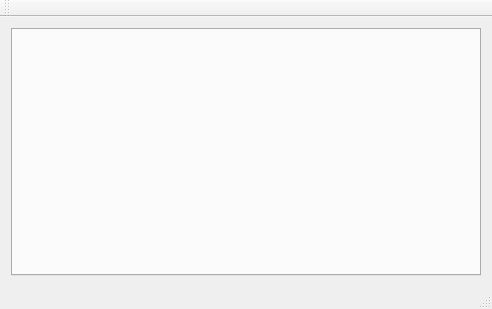
<?xml version="1.0" encoding="UTF-8"?>
<ui version="4.0">
 <class>MainWindow</class>
 <widget class="QMainWindow" name="MainWindow">
  <property name="geometry">
   <rect>
    <x>0</x>
    <y>0</y>
    <width>492</width>
    <height>309</height>
   </rect>
  </property>
  <property name="windowTitle">
   <string>MainWindow</string>
  </property>
  <widget class="QWidget" name="centralWidget">
   <layout class="QHBoxLayout" name="horizontalLayout_2">
    <item>
     <widget class="QTabWidget" name="tabWidget">
      <property name="currentIndex">
       <number>-1</number>
      </property>
     </widget>
    </item>
   </layout>
  </widget>
  <widget class="QToolBar" name="mainToolBar">
   <attribute name="toolBarArea">
    <enum>TopToolBarArea</enum>
   </attribute>
   <attribute name="toolBarBreak">
    <bool>false</bool>
   </attribute>
  </widget>
  <widget class="QStatusBar" name="statusBar"/>
  <widget class="QMenuBar" name="menuBar">
   <property name="geometry">
    <rect>
     <x>0</x>
     <y>0</y>
     <width>492</width>
     <height>28</height>
    </rect>
   </property>
  </widget>
 </widget>
 <layoutdefault spacing="6" margin="11"/>
 <tabstops>
  <tabstop>tabWidget</tabstop>
 </tabstops>
 <resources/>
 <connections/>
</ui>
